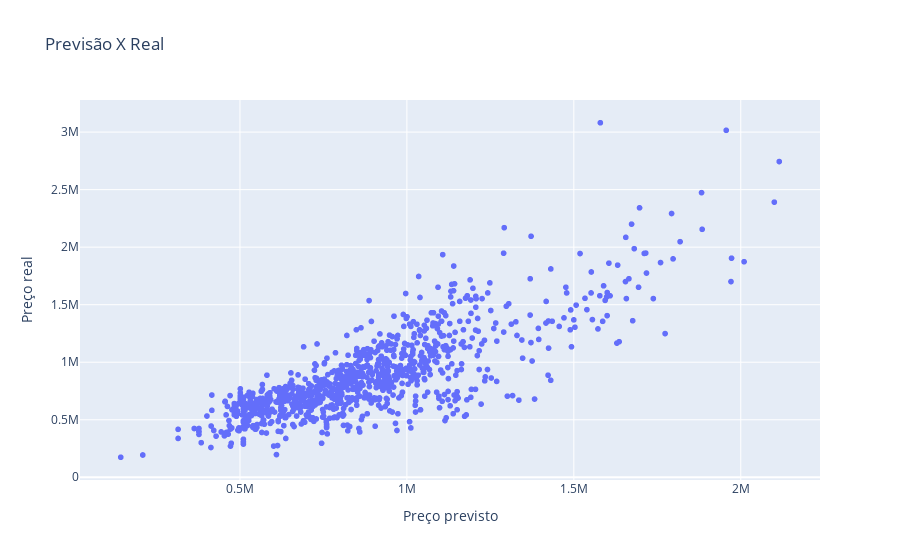

Write notebook code for a chart like this one.
### Code cell
fig = px.scatter(x=y_previsto_train, y=Y_train,
                 title='Previsão X Real',
                 labels={'x':'Preço previsto','y':'Preço real'})
fig.show()

### Figure 1 — Plotly figure (JSON) as saved in the notebook; plotly's stock layout.template omitted (floating-point values rounded to 4 significant figures; data arrays with more than 128 entries replaced by an {"elided": "..."} marker saying what was removed)
{"data": [{"hovertemplate": "Preço previsto=%{x}<br>Preço real=%{y}<extra></extra>", "legendgroup": "", "marker": {"color": "#636efa", "symbol": "circle"}, "mode": "markers", "name": "", "showlegend": false, "type": "scattergl", "x": {"elided": "1006 float values"}, "xaxis": "x", "y": {"elided": "1006 float values"}, "yaxis": "y"}], "layout": {"legend": {"tracegroupgap": 0}, "title": {"text": "Previsão X Real"}, "xaxis": {"anchor": "y", "domain": [0, 1], "title": {"text": "Preço previsto"}}, "yaxis": {"anchor": "x", "domain": [0, 1], "title": {"text": "Preço real"}}}}
